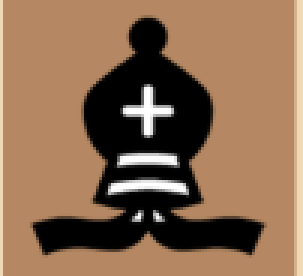
#> input picture data/bishop.png, 101 x 92 px (shown 3 times larger)
$ python -i autocalibrate.py   (imports and definitions only)
#> lines starting #> are read from the running program, lines starting #| are printed output that depends on the picture; after the words box and inside, x2 and y2 are one past the last pixel; in counts of white or black regions, pixels touching at a corner belong together
#> further down, picture is the input picture: shape (92, 101, 3); mean B, G, R 81.2, 107.6, 138.9

from collections import Counter
import numpy as np
import cv2 as cv
from matplotlib import pyplot as plt
import chess

# [9 lines left out: function return_length_width, not called in this run]


def find_squares(img):
    img = cv.GaussianBlur(img, (5, 5), 0)
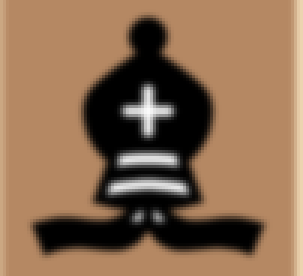
#> img: shape (92, 101, 3) (shown 3 times larger); mean of channels 0, 1, 2 80.9, 107.3, 138.7; drawn as B, G, R
    squares = []
    for gray in [cv.split(img)[0]]:
        for thrs in xrange(0, 255, 26):
            if thrs == 0:
                bin = cv.Canny(gray, 0, 50, apertureSize=5)
                bin = cv.dilate(bin, None)
            else:
                _retval, bin = cv.threshold(gray, thrs, 255, cv.THRESH_BINARY)
            contours, _hierarchy = cv.findContours(bin, cv.RETR_LIST, cv.CHAIN_APPROX_SIMPLE)
            for cnt in contours:
                cnt_len = cv.arcLength(cnt, True)
                cnt = cv.approxPolyDP(cnt, 0.02*cnt_len, True)
                if len(cnt) == 4 and cv.contourArea(cnt) > 1000 and cv.isContourConvex(cnt):
                    cnt = cnt.reshape(-1, 2)
                    max_cos = np.max([angle_cos( cnt[i], cnt[(i+1) % 4], cnt[(i+2) % 4] ) for i in xrange(4)])
                    if max_cos < 0.1:
                        squares.append(cnt)
#> this loop made 1 pass
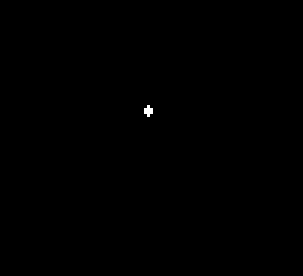
#> bin: shape (92, 101) (shown 3 times larger); 0.09% white in thin lines or dots, all inside (x1, y1, x2, y2) = (48, 35, 51, 39)
#> after the loop, cnt = [[49, 35], [48, 36], [48, 37], [49, 38], [50, 37], [50, 36]]; max_cos = 0; squares = [[[0, 0], [0, 91], [100, 91], [100, 0]], [[0, 0], [0, 91], [100, 91], [100, 0]], [[0, 0], [0, 91], [100, 91], [100, 0]]]
    return squares

# [97 lines left out: functions return_valid_indices, return_valid_centers, plot_hist, plot_hist_img, plot_scatter, plot_overlap_squares and 1 more, not called in this run]

def angle_cos(p0, p1, p2):
    d1, d2 = (p0-p1).astype('float'), (p2-p1).astype('float')
    return abs( np.dot(d1, d2) / np.sqrt( np.dot(d1, d1)*np.dot(d2, d2) ) )


# [21 lines left out: function get_square, not called in this run]

>>> import cv2
>>> picture = cv2.imread('../data/bishop.png')
>>> result = find_squares(picture)
#> result has the same summary as squares in find_squares

$ run again, on data/cb3.PNG
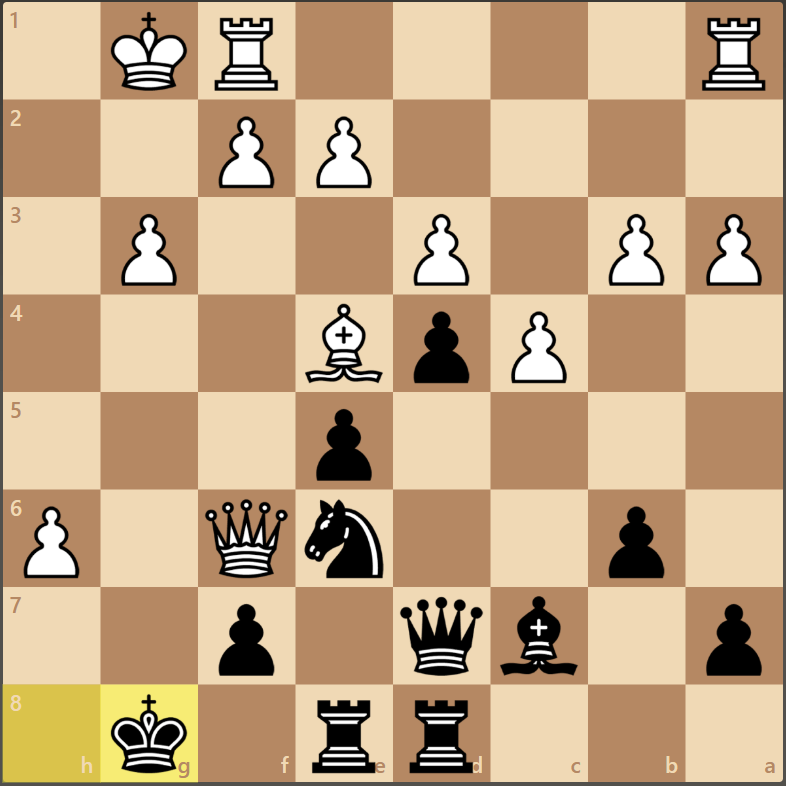
#> input picture data/cb3.PNG, 786 x 786 px
#> picture is the input picture: shape (786, 786, 3); mean B, G, R 132.7, 166.8, 196
#> the loop in find_squares, `for gray in [cv.split(img)[0]]:` made 1 pass
#> after the loop in find_squares, `for gray in [cv.split(img)[0]]:`:
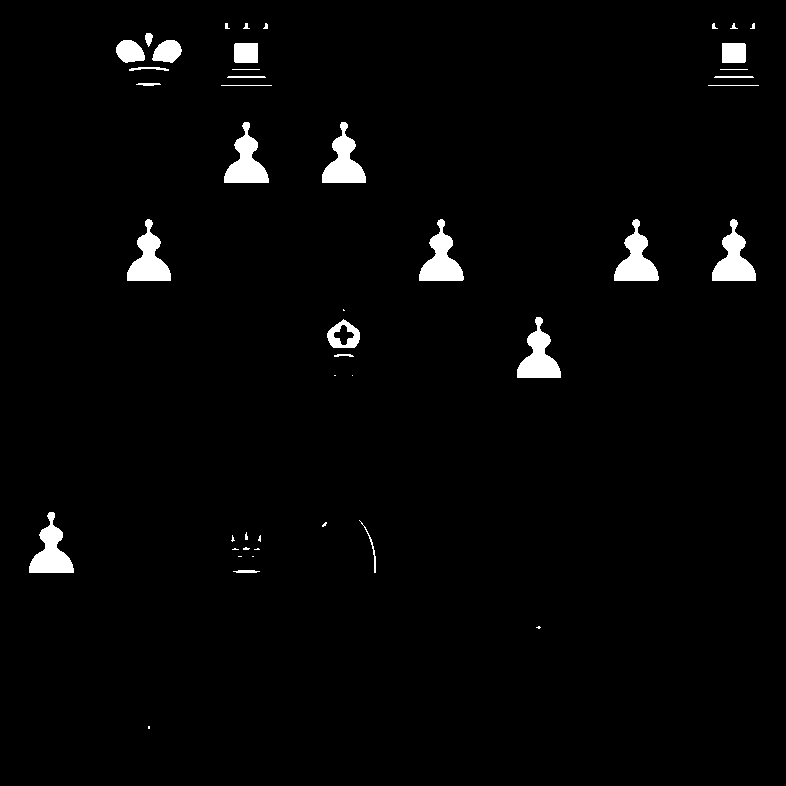
#> bin: shape (786, 786); 2.3% white; 45 white regions (15 under 20 px), largest, box (x1, y1, x2, y2) and area: (127, 219, 171, 281) 1367, (712, 219, 756, 281) 1367, (419, 219, 464, 281) 1366
